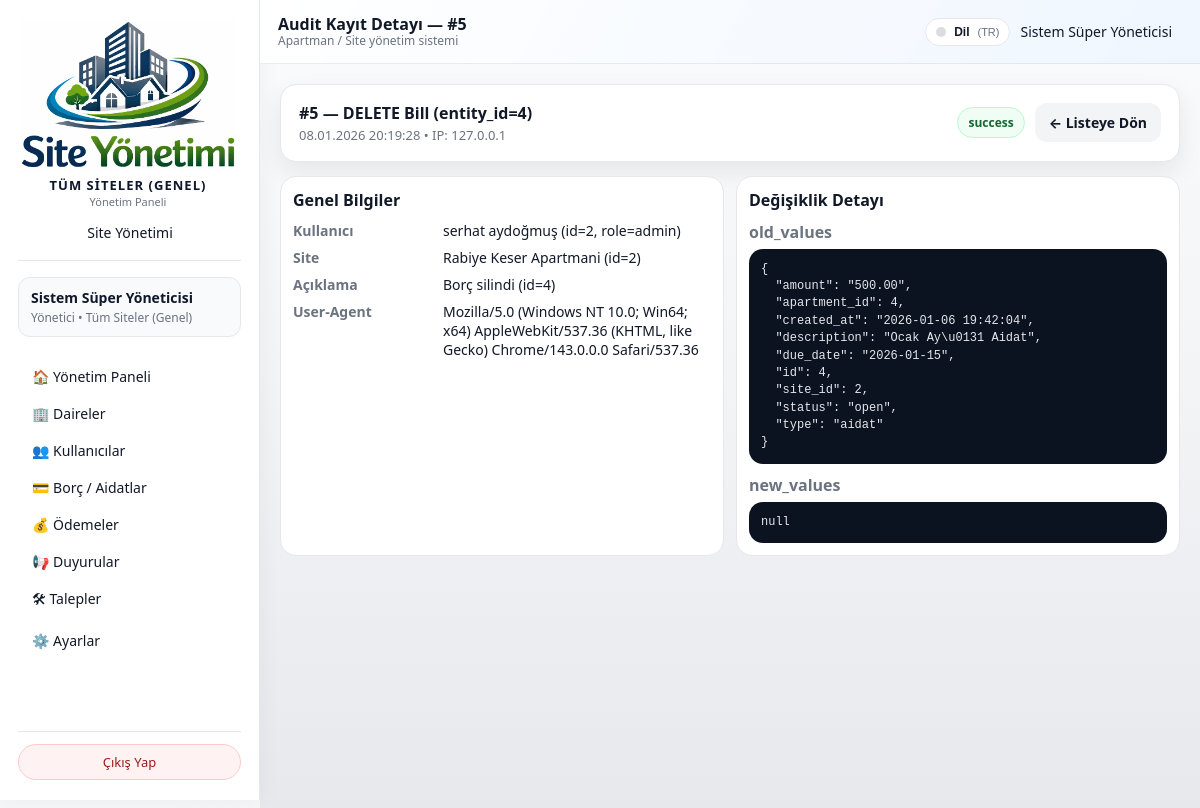
Screenshot of /admin/audit-logs/5 (signed in) with the database file from the repository.
### models/user_model.py (models this page shows, shortened)
class User(db.Model):
    __tablename__ = "users"
    id = db.Column(db.Integer, primary_key=True)
    name = db.Column(db.String(120), nullable=False)
    email = db.Column(db.String(120), unique=True, nullable=False, index=True)
    phone = db.Column(db.String(32), nullable=True)
    password_hash = db.Column(db.String(255), nullable=False)
    role = db.Column(db.String(20), nullable=False, default="resident")
    site_id = db.Column(db.Integer, db.ForeignKey("sites.id"), nullable=True)
    apartment_id = db.Column(
        db.Integer,
        db.ForeignKey("apartments.id"),
        nullable=True,
    )
    is_active = db.Column(db.Boolean, default=True, nullable=False)

### audit_logging.py (models this page shows, shortened)
class AuditLog(db.Model):
    __tablename__ = "audit_logs"
    id = Column(Integer, primary_key=True)
    user_id = Column(Integer, ForeignKey("users.id"), nullable=True)  # eğer user tablon 'users' ise
    user = relationship("User", foreign_keys=[user_id], lazy="joined")
    site_id = Column(Integer, ForeignKey("sites.id"), nullable=True)  # ✅ düzeltildi
    site = relationship("Site", foreign_keys=[site_id], lazy="joined")
    action = Column(String(50), nullable=False)
    entity_type = Column(String(50), nullable=False)
    entity_id = Column(Integer, nullable=True)
    ip_address = Column(String(45), nullable=True)
    user_agent = Column(String(500), nullable=True)
    old_values = Column(Text, nullable=True)
    new_values = Column(Text, nullable=True)
    description = Column(String(255), nullable=True)
    created_at = Column(DateTime, default=datetime.utcnow, nullable=False)
    status = Column(String(20), default="success")
    error_message = Column(Text, nullable=True)

### models/site_model.py (models this page shows, shortened)
class Site(db.Model):
    __tablename__ = "sites"
    id = db.Column(db.Integer, primary_key=True)
    name = db.Column(db.String(150), nullable=False, unique=True)
    description = db.Column(db.String(255), nullable=True)
    db_path = db.Column(db.String(255), nullable=True)
    is_active = db.Column(db.Boolean, nullable=False, default=True)
    users = db.relationship("User", backref="site", lazy="dynamic")

### routes/admin_routes.py (the view)
@admin_bp.route("/audit-logs/<int:log_id>", methods=["GET"])
@admin_required
def audit_log_detail(log_id: int):
    if not _require_super_admin():
        flash("Bu sayfayı sadece Süper Admin görüntüleyebilir.", "error")
        return redirect(url_for("admin.dashboard"))
    try:
        log = AuditLog.query.get(log_id)
        if not log:
            flash("Audit kaydı bulunamadı.", "error")
            return redirect(url_for("admin.audit_logs"))
        old_data = None
        new_data = None
        try:
            old_data = json.loads(log.old_values) if log.old_values else None
        except Exception:
            old_data = {"_raw": log.old_values}
        try:
            new_data = json.loads(log.new_values) if log.new_values else None
        except Exception:
            new_data = {"_raw": log.new_values}
        return render_template(
            "admin/audit_log_detail.html",
            log=log,
            old_data=old_data,
            new_data=new_data,
        )
    except SQLAlchemyError as exc:
        current_app.logger.exception("Audit log detayı alınamadı: %s", exc)
        flash("Audit log detayı alınırken hata oluştu.", "error")
        return redirect(url_for("admin.audit_logs"))

### routes/admin_routes.py (called while the page is built)
def admin_required(view_func):
    @wraps(view_func)
    def wrapped_view(*args, **kwargs):
        user_id = session.get("user_id")
        role = session.get("user_role")
        if not user_id:
            flash("Devam etmek için lütfen giriş yapın.", "info")
            return redirect(url_for("auth.login"))
        if role not in ("admin", "super_admin"):
            flash("Bu alana sadece yönetici kullanıcılar erişebilir.", "error")
            return redirect(url_for("index"))
        return view_func(*args, **kwargs)
    return wrapped_view

def _require_super_admin():
    admin_user = _get_current_admin()
    if not admin_user or admin_user.role != "super_admin":
        return False
    return True

@admin_bp.app_context_processor
def inject_site_name():
    name = session.get("site_name")
    if not name:
        name = get_site_display_name()  # DB'den oku (SystemSetting)
        session["site_name"] = name
    return {"current_site_name": name}

def _get_current_admin():
    user_id = session.get("user_id")
    if not user_id:
        return None
    try:
        return User.query.get(user_id)
    except SQLAlchemyError as exc:
        current_app.logger.exception("Admin bilgisi alınamadı: %s", exc)
        return None

def get_site_display_name() -> str:
    default_name = "Site / Apartman"
    try:
        settings = SystemSetting.get_singleton()
        if settings and getattr(settings, "site_name", None):
            name = (settings.site_name or "").strip()
            if name:
                return name
    except SQLAlchemyError as exc:
        current_app.logger.exception("Site adı okunamadı: %s", exc)
    return default_name

@admin_bp.app_context_processor
def inject_site_name():
    name = session.get("site_name")
    if not name:
        name = get_site_display_name()  # DB'den oku (SystemSetting)
        session["site_name"] = name
    return {"current_site_name": name}

### templates/admin/audit_log_detail.html (shortened to what this page needs)
{% extends "base.html" %}
{% block topbar_title %}Audit Kayıt Detayı — #{{ log.id }}{% endblock %}
{% block content %}
<div class="wrap">
  <div class="card">
    <div class="head">
      <div style="min-width:0;">
        <div class="title-line">
          #{{ log.id }} — {{ log.action }} {{ log.entity_type }}
          {% if log.entity_id is not none %} (entity_id={{ log.entity_id }}){% endif %}
        </div>
        <div class="sub-line">
          {{ log.created_at.strftime("%d.%m.%Y %H:%M:%S") if log.created_at else "-" }}
          • IP: {{ log.ip_address or "-" }}
        </div>
      </div>
      <div class="actions">
        {% if log.status == "success" %}
          <span class="badge badge-success">success</span>
        {% else %}
          <span class="badge badge-failure">failure</span>
        {% endif %}
        <a class="btn btn-ghost" href="{{ url_for('admin.audit_logs') }}">← Listeye Dön</a>
      </div>
    </div>
  </div>
  <div class="grid">
    <div class="box">
      <div style="font-weight:900; margin-bottom:10px;">Genel Bilgiler</div>
      <div class="kv">
        <div class="k">Kullanıcı</div>
        <div class="v">
          {% if log.user %}
            {{ log.user.name }} (id={{ log.user_id }}, role={{ log.user.role }})
          {% else %}
            Sistem / Bilinmiyor (user_id={{ log.user_id }})
          {% endif %}
        </div>
        <div class="k">Site</div>
        <div class="v">
          {% if log.site %}
            {{ log.site.name }} (id={{ log.site_id }})
          {% else %}
            - (site_id={{ log.site_id }})
          {% endif %}
        </div>
        <div class="k">Açıklama</div>
        <div class="v">{{ log.description or "-" }}</div>
        <div class="k">User-Agent</div>
        <div class="v">{{ log.user_agent or "-" }}</div>
      </div>
    </div>
    <div class="box">
      <div style="font-weight:900; margin-bottom:10px;">Değişiklik Detayı</div>
      <div style="display:flex; flex-direction:column; gap:10px;">
        <div>
          <div class="k" style="font-weight:900; margin-bottom:6px;">old_values</div>
          <pre class="json-block">{{ old_data | tojson(indent=2) if old_data is not none else "null" }}</pre>
        </div>
        <div>
          <div class="k" style="font-weight:900; margin-bottom:6px;">new_values</div>
          <pre class="json-block">{{ new_data | tojson(indent=2) if new_data is not none else "null" }}</pre>
        </div>
      </div>
    </div>
  </div>
</div>
{% endblock %}

### templates/base.html (shortened to what this page needs)
<!doctype html>
<html lang="{{ session.get('lang','tr') }}">
<head>
  <link rel="stylesheet" href="{{ url_for('static', filename='css/app.css') }}">
</head>
<body class="{% block body_class %}{% endblock %}">
{% set LANG = session.get('lang','tr') %}
{% macro t(k) -%}
  {{ I18N.get(LANG, I18N['tr']).get(k, I18N['tr'].get(k, k)) }}
{%- endmacro %}
<div class="layout">
  <aside class="sidebar" id="sidebar">
    {% set _role = session.get("user_role") %}
    {% set _active_site = session.get("active_site_name") %}
    {% set site_name = session.get("active_site_name")
      or (current_site_name if current_site_name is defined and current_site_name else t('default_brand_name')) %}
    {% if _role == "super_admin" and not _active_site %}
      {% set site_name = t('all_sites_global') %}
    {% endif %}
    <div class="sidebar__header">
      <div class="sidebar__logo-wrapper">
        <img
          src="{{ url_for('static', filename='logo1.png') }}"
          alt="Logo"
          class="sidebar__logo-img"
          style="width:220px; height:150px; object-fit:contain;"
        >
        <div class="sidebar__brand-block">
          <div class="sidebar__brand-title">
            {{ site_name }}
          </div>
          <div class="sidebar__brand-subtitle">
            {{ t('panel_title') }}
          </div>
        </div>
        {% if session.get("user_role") == "super_admin" %}
          <a href="{{ url_for('admin.manage_sites', lang=LANG) }}" class="sidebar__link">
            {{ t('menu_site_mgmt') }}
          </a>
        {% endif %}
      </div>
    </div>
    <div class="sidebar__user">
      {% set user_name = session.get("user_name") %}
      {% set user_role = session.get("user_role") %}
      {% set active_site_name = session.get("active_site_name") %}
      {% set fallback_site_name = session.get("site_name", t('default_site_name')) %}
      {% if user_role == "super_admin" and not active_site_name %}
        {% set fallback_site_name = t('all_sites_global') %}
      {% endif %}
      <div class="sidebar__user-name">
        {% if user_name %}
          {{ user_name }}
        {% else %}
          {{ t('logged_in') }}
        {% endif %}
      </div>
      <div class="sidebar__user-role">
        {% if user_role in ["admin", "super_admin"] %}
          {{ t('role_admin_of') }} {{ active_site_name or fallback_site_name }}
        {% elif user_role == "resident" %}
          {{ t('role_resident_of') }} {{ active_site_name or fallback_site_name }}
        {% else %}
          {{ active_site_name or fallback_site_name }}
        {% endif %}
      </div>
    </div>
    <nav class="sidebar__nav">
      {% set endpoint = request.endpoint or "" %}
      {% if user_role in ["admin", "super_admin"] %}
        <a href="{{ url_for('admin.dashboard', lang=LANG) }}"
           class="sidebar__link {% if endpoint == 'admin.dashboard' %}sidebar__link--active{% endif %}">
          🏠 {{ t('menu_admin_dashboard') }}
        </a>
        <a href="{{ url_for('admin.manage_apartments', lang=LANG) }}"
           class="sidebar__link {% if endpoint == 'admin.manage_apartments' %}sidebar__link--active{% endif %}">
          🏢 {{ t('menu_apartments') }}
        </a>
        <a href="{{ url_for('admin.manage_users', lang=LANG) }}"
           class="sidebar__link {% if endpoint == 'admin.manage_users' %}sidebar__link--active{% endif %}">
          👥 {{ t('menu_users') }}
        </a>
        <a href="{{ url_for('admin.manage_bills', lang=LANG) }}"
           class="sidebar__link {% if endpoint == 'admin.manage_bills' or endpoint == 'admin.dues_summary' %}sidebar__link--active{% endif %}">
          💳 {{ t('menu_bills') }}
        </a>
        <a href="{{ url_for('admin.manage_payments', lang=LANG) }}"
           class="sidebar__link {% if endpoint == 'admin.manage_payments' %}sidebar__link--active{% endif %}">
          💰 {{ t('menu_payments') }}
        </a>
        <a href="{{ url_for('admin.manage_announcements', lang=LANG) }}"
           class="sidebar__link {% if endpoint == 'admin.manage_announcements' %}sidebar__link--active{% endif %}">
          📢 {{ t('menu_announcements') }}
        </a>
        <a href="{{ url_for('admin.manage_tickets', lang=LANG) }}"
           class="sidebar__link {% if endpoint == 'admin.manage_tickets' %}sidebar__link--active{% endif %}">
          🛠 {{ t('menu_tickets') }}
        </a>
        <a href="{{ url_for('admin.settings', lang=LANG) }}"
           class="sidebar__link {% if endpoint == 'admin.settings' %}sidebar__link--active{% endif %}">
          ⚙️ {{ t('menu_settings') }}
        </a>
      {% else %}
        <a href="{{ url_for('admin.dashboard', lang=LANG) }}"
           class="sidebar__link {% if endpoint == 'admin.dashboard' %}sidebar__link--active{% endif %}">
          🏠 {{ t('menu_admin_dashboard') }}
        </a>
      {% endif %}
    </nav>
    <div class="sidebar__footer">
      <a href="{{ url_for('auth.logout', lang=LANG) }}" class="sidebar__logout-btn">
        {{ t('logout') }}
      </a>
    </div>
  </aside>
  <div class="main">
    <header class="topbar">
      <div>
        <div class="topbar__title">
          {% block topbar_title %}{{ t('panel_title') }}{% endblock %}
        </div>
        <div class="topbar__subtitle">
          {% if user_role == "admin" or (user_role == "super_admin" and active_site_name) %}
            {{ t('admin_view') }}
          {% elif user_role == "resident" %}
            {{ t('resident_view') }}
          {% else %}
            {{ t('system_view') }}
          {% endif %}
        </div>
      </div>
      <div class="topbar__user" style="display:flex; align-items:center; gap:10px;">
        <div class="lang-switch" id="langSwitch">
          <button type="button" class="lang-btn" id="langBtn" aria-haspopup="true" aria-expanded="false">
            <span class="lang-dot"></span>
            <span style="font-weight:600;">{{ t('language') }}</span>
            <span style="color:#6b7280; font-size:11px;">({{ LANG|upper }})</span>
          </button>
          {% set nxt = request.full_path %}
        </div>
        {% if user_name %}
          <span class="topbar__user-name">{{ user_name }}</span>
        {% endif %}
      </div>
    </header>
    <main class="content">
      {% block content %}{% endblock %}
    </main>
  </div>
</div>
</body>
</html>

### templates/base.html (style rules this page uses)
.lang-switch { position: relative; display: inline-flex; align-items: center; gap: 8px; }
.lang-btn { display: inline-flex; align-items: center; gap: 8px; padding: 6px 10px; border-radius: 999px; border: 1px solid #e5e7eb; background: #fff; cursor: pointer; font-size: 12px; color: #111827; white-space: nowrap; }
.lang-dot { width: 10px; height: 10px; border-radius: 999px; background: #111827; opacity: .15; }

### templates/admin/audit_log_detail.html (style rules this page uses)
.wrap { display:flex; flex-direction:column; gap:14px; max-width:1100px; margin:0 auto; }
.head { display:flex; justify-content:space-between; align-items:flex-start; gap:12px; flex-wrap:wrap; }
.badge { display:inline-flex; align-items:center; gap:6px; padding:6px 10px; border-radius:999px; font-size:12px; font-weight:800; border:1px solid #e5e7eb; background:#fff; white-space:nowrap; }
.badge-success { border-color:#bbf7d0; background:#f0fdf4; color:#166534; }
.grid { display:grid; grid-template-columns: 1fr 1fr; gap:12px; }
.box { border:1px solid #e5e7eb; border-radius:16px; background:#fff; padding:12px; overflow:hidden; }
.kv { display:grid; grid-template-columns: 140px 1fr; gap:8px 10px; font-size:14px; align-items:start; }
.k { color:#6b7280; font-weight:600; }
.v { color:#111827; word-break:break-word; overflow-wrap:anywhere; min-width:0; }
.json-block { margin:0; padding:12px; border-radius:14px; background:#0b1220; color:#e5e7eb; overflow:auto; font-size:12px; line-height:1.45; max-height:520px; white-space:pre; }
.btn { padding:10px 14px; border:none; border-radius:12px; cursor:pointer; font-size:14px; font-weight:700; text-decoration:none; display:inline-flex; align-items:center; justify-content:center; gap:8px; white-space:nowrap; }
.btn-ghost { background:#f3f4f6; color:#111827; }
.title-line { font-size:16px; font-weight:900; line-height:1.25; word-break:break-word; overflow-wrap:anywhere; }
.sub-line { color:#6b7280; font-size:13px; margin-top:4px; line-height:1.35; word-break:break-word; overflow-wrap:anywhere; }
.actions { display:flex; gap:10px; align-items:center; flex-wrap:wrap; justify-content:flex-end; }

### rows the page displays
User: name "Sistem Süper Yöneticisi"
AuditLog: id "5", action "DELETE", entity_type "Bill", entity_id "4", created_at "08.01.2026 20:19:28", ip_address "127.0.0.1", user_id "2", site_id "2", description "Borç silindi (id=4)", user_agent "Mozilla/5.0 (Windows NT 10.0; Win64; x64) AppleWebKit/537.36 (KHTML, like Gecko) Chrome/143.0.0.0 Safari/537.36"
User: user.name "serhat aydoğmuş", user.role "admin"
Site: site.name "Rabiye Keser Apartmani"

### other values shown
{{ LANG|upper }} "TR"
{{ old_data | tojson(indent=2) if old_data is not none else "null" }} "{ \"amount\": \"500.00\", \"apartment_id\": 4, \"created_at\": \"2026-01-06 19:42:04\", \"description\": \"Ocak Ay\\u0131 Aidat\", \"due_date\": \"2026-01-15\", \"id\": 4, \"site_id\": 2, \"status\": \"open\", \"type\": \"aidat\" }"
{{ new_data | tojson(indent=2) if new_data is not none else "null" }} "null"
